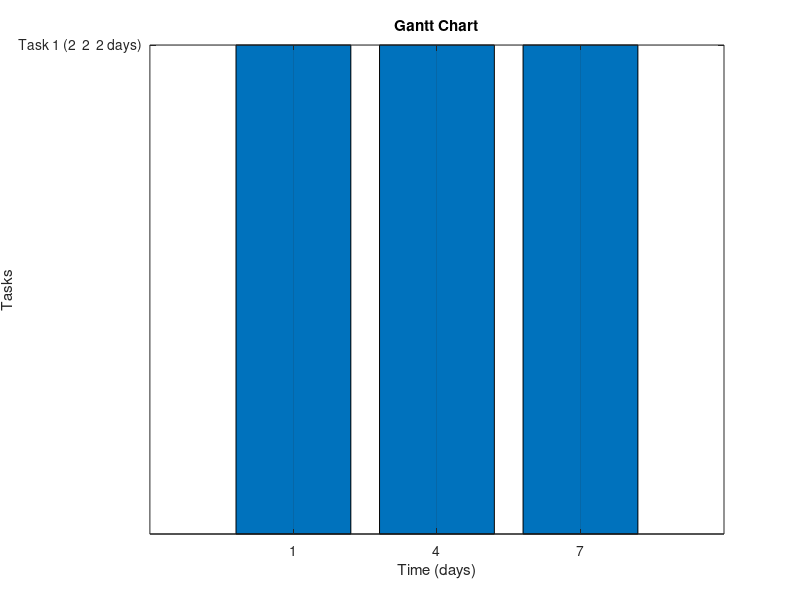
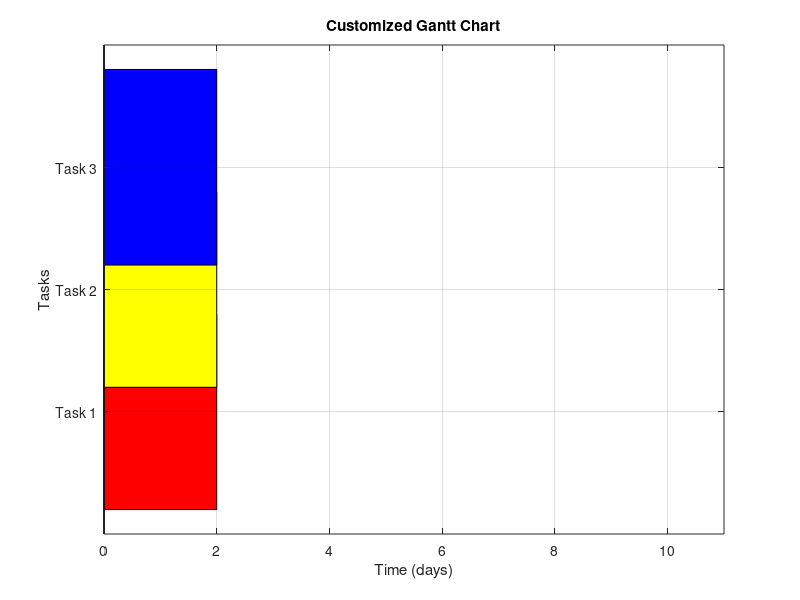

MATLAB code to generate these figures, in order:
%% Gantt Chart in MATLAB
clc,clear all,close all,
tasks = {'Task 1', 'Task 2', 'Task 3'};
start_times = [1, 4, 7]; % Start times in days
end_times = [3, 6, 9];   % End times in days
durations = end_times - start_times;
figure;
bar(start_times, durations, 'stacked');
% Add task labels
task_labels = strcat(tasks, ' (', num2str(durations), ' days)');
yticks(start_times + durations / 2);
yticklabels(task_labels);

% Set axis labels
xlabel('Time (days)');
ylabel('Tasks');
title('Gantt Chart');
grid on;
%figure;
% show;

%%
% clear all,close all,clc,
% Define your tasks and their start and end times
tasks = {'Task 1', 'Task 2', 'Task 3'};
start_times = [1, 4, 7]; % Start times in days
end_times = [3, 6, 9];   % End times in days

% Calculate the duration of each task
durations = end_times - start_times;

% Define colors for each task
colors = {'red', 'yellow', 'blue'};

% Create the Gantt chart
figure;

% Specify the time scale (you can change this as needed)
time_scale = 1; % In days, adjust as necessary

% Create a bar chart with specified colors
for i = 1:length(tasks)
    barh(i, durations(i) * time_scale, 'FaceColor', colors{i});
    hold on;
end

% Customize the Gantt chart appearance
yticks(1:length(tasks));
yticklabels(tasks);
xlabel('Time (days)');
ylabel('Tasks');
title('Customized Gantt Chart');
grid on;
xlim([0, max(end_times) * time_scale + 2]); % Adjust the x-axis limit as needed

% Show the Gantt chart
% show;
